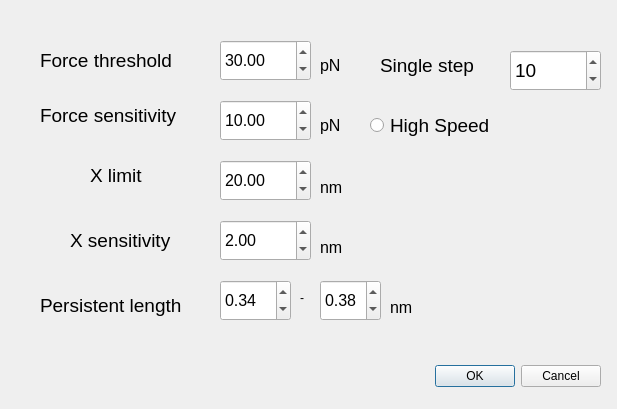
<?xml version="1.0" encoding="UTF-8"?>
<ui version="4.0">
 <class>Dialog</class>
 <widget class="QDialog" name="Dialog">
  <property name="geometry">
   <rect>
    <x>0</x>
    <y>0</y>
    <width>617</width>
    <height>409</height>
   </rect>
  </property>
  <property name="windowTitle">
   <string>Dialog</string>
  </property>
  <widget class="QDialogButtonBox" name="buttonBox">
   <property name="geometry">
    <rect>
     <x>260</x>
     <y>360</y>
     <width>341</width>
     <height>32</height>
    </rect>
   </property>
   <property name="orientation">
    <enum>Qt::Horizontal</enum>
   </property>
   <property name="standardButtons">
    <set>QDialogButtonBox::Cancel|QDialogButtonBox::Ok</set>
   </property>
  </widget>
  <widget class="QLabel" name="label">
   <property name="geometry">
    <rect>
     <x>40</x>
     <y>100</y>
     <width>171</width>
     <height>31</height>
    </rect>
   </property>
   <property name="font">
    <font>
     <family>Arial</family>
     <pointsize>14</pointsize>
    </font>
   </property>
   <property name="text">
    <string>Force sensitivity</string>
   </property>
  </widget>
  <widget class="QLabel" name="label_2">
   <property name="geometry">
    <rect>
     <x>90</x>
     <y>160</y>
     <width>91</width>
     <height>31</height>
    </rect>
   </property>
   <property name="font">
    <font>
     <family>Arial</family>
     <pointsize>14</pointsize>
    </font>
   </property>
   <property name="text">
    <string>X limit</string>
   </property>
  </widget>
  <widget class="QLabel" name="label_3">
   <property name="geometry">
    <rect>
     <x>70</x>
     <y>220</y>
     <width>131</width>
     <height>41</height>
    </rect>
   </property>
   <property name="font">
    <font>
     <family>Arial</family>
     <pointsize>14</pointsize>
    </font>
   </property>
   <property name="text">
    <string>X sensitivity</string>
   </property>
  </widget>
  <widget class="QDoubleSpinBox" name="sens">
   <property name="geometry">
    <rect>
     <x>220</x>
     <y>100</y>
     <width>91</width>
     <height>41</height>
    </rect>
   </property>
   <property name="font">
    <font>
     <family>Arial</family>
     <pointsize>12</pointsize>
    </font>
   </property>
   <property name="maximum">
    <double>500.000000000000000</double>
   </property>
   <property name="singleStep">
    <double>1.000000000000000</double>
   </property>
   <property name="value">
    <double>10.000000000000000</double>
   </property>
  </widget>
  <widget class="QDoubleSpinBox" name="xlimit">
   <property name="geometry">
    <rect>
     <x>220</x>
     <y>160</y>
     <width>91</width>
     <height>41</height>
    </rect>
   </property>
   <property name="font">
    <font>
     <family>Arial</family>
     <pointsize>12</pointsize>
    </font>
   </property>
   <property name="maximum">
    <double>1000.000000000000000</double>
   </property>
   <property name="singleStep">
    <double>5.000000000000000</double>
   </property>
   <property name="value">
    <double>20.000000000000000</double>
   </property>
  </widget>
  <widget class="QDoubleSpinBox" name="xsens">
   <property name="geometry">
    <rect>
     <x>220</x>
     <y>220</y>
     <width>91</width>
     <height>41</height>
    </rect>
   </property>
   <property name="font">
    <font>
     <family>Arial</family>
     <pointsize>12</pointsize>
    </font>
   </property>
   <property name="value">
    <double>2.000000000000000</double>
   </property>
  </widget>
  <widget class="QLabel" name="label_4">
   <property name="geometry">
    <rect>
     <x>320</x>
     <y>110</y>
     <width>72</width>
     <height>31</height>
    </rect>
   </property>
   <property name="font">
    <font>
     <family>Arial</family>
     <pointsize>12</pointsize>
    </font>
   </property>
   <property name="text">
    <string>pN</string>
   </property>
  </widget>
  <widget class="QLabel" name="label_5">
   <property name="geometry">
    <rect>
     <x>320</x>
     <y>180</y>
     <width>72</width>
     <height>15</height>
    </rect>
   </property>
   <property name="font">
    <font>
     <family>Arial</family>
     <pointsize>12</pointsize>
    </font>
   </property>
   <property name="text">
    <string>nm</string>
   </property>
  </widget>
  <widget class="QLabel" name="label_6">
   <property name="geometry">
    <rect>
     <x>320</x>
     <y>240</y>
     <width>72</width>
     <height>15</height>
    </rect>
   </property>
   <property name="font">
    <font>
     <family>Arial</family>
     <pointsize>12</pointsize>
    </font>
   </property>
   <property name="text">
    <string>nm</string>
   </property>
  </widget>
  <widget class="QLabel" name="label_7">
   <property name="geometry">
    <rect>
     <x>40</x>
     <y>40</y>
     <width>181</width>
     <height>41</height>
    </rect>
   </property>
   <property name="font">
    <font>
     <family>Arial</family>
     <pointsize>14</pointsize>
    </font>
   </property>
   <property name="text">
    <string>Force threshold</string>
   </property>
  </widget>
  <widget class="QDoubleSpinBox" name="peakH">
   <property name="geometry">
    <rect>
     <x>220</x>
     <y>40</y>
     <width>91</width>
     <height>41</height>
    </rect>
   </property>
   <property name="font">
    <font>
     <family>Arial</family>
     <pointsize>12</pointsize>
    </font>
   </property>
   <property name="maximum">
    <double>500.000000000000000</double>
   </property>
   <property name="singleStep">
    <double>5.000000000000000</double>
   </property>
   <property name="value">
    <double>30.000000000000000</double>
   </property>
  </widget>
  <widget class="QLabel" name="label_8">
   <property name="geometry">
    <rect>
     <x>320</x>
     <y>50</y>
     <width>72</width>
     <height>31</height>
    </rect>
   </property>
   <property name="font">
    <font>
     <family>Arial</family>
     <pointsize>12</pointsize>
    </font>
   </property>
   <property name="text">
    <string>pN</string>
   </property>
  </widget>
  <widget class="QRadioButton" name="highspeed">
   <property name="geometry">
    <rect>
     <x>370</x>
     <y>110</y>
     <width>161</width>
     <height>31</height>
    </rect>
   </property>
   <property name="font">
    <font>
     <family>Arial</family>
     <pointsize>14</pointsize>
    </font>
   </property>
   <property name="text">
    <string>High Speed</string>
   </property>
  </widget>
  <widget class="QLabel" name="label_9">
   <property name="geometry">
    <rect>
     <x>380</x>
     <y>50</y>
     <width>121</width>
     <height>31</height>
    </rect>
   </property>
   <property name="font">
    <font>
     <family>Arial</family>
     <pointsize>14</pointsize>
    </font>
   </property>
   <property name="text">
    <string>Single step</string>
   </property>
  </widget>
  <widget class="QSpinBox" name="spinBox">
   <property name="geometry">
    <rect>
     <x>510</x>
     <y>50</y>
     <width>91</width>
     <height>41</height>
    </rect>
   </property>
   <property name="font">
    <font>
     <family>Arial</family>
     <pointsize>14</pointsize>
    </font>
   </property>
   <property name="singleStep">
    <number>5</number>
   </property>
   <property name="value">
    <number>10</number>
   </property>
  </widget>
  <widget class="QLabel" name="label_10">
   <property name="geometry">
    <rect>
     <x>40</x>
     <y>290</y>
     <width>191</width>
     <height>31</height>
    </rect>
   </property>
   <property name="font">
    <font>
     <family>Arial</family>
     <pointsize>14</pointsize>
    </font>
   </property>
   <property name="text">
    <string>Persistent length</string>
   </property>
  </widget>
  <widget class="QDoubleSpinBox" name="lp_min">
   <property name="geometry">
    <rect>
     <x>220</x>
     <y>280</y>
     <width>71</width>
     <height>41</height>
    </rect>
   </property>
   <property name="font">
    <font>
     <family>Arial</family>
     <pointsize>12</pointsize>
    </font>
   </property>
   <property name="singleStep">
    <double>0.020000000000000</double>
   </property>
   <property name="value">
    <double>0.340000000000000</double>
   </property>
  </widget>
  <widget class="QLabel" name="label_11">
   <property name="geometry">
    <rect>
     <x>300</x>
     <y>290</y>
     <width>72</width>
     <height>15</height>
    </rect>
   </property>
   <property name="text">
    <string>-</string>
   </property>
  </widget>
  <widget class="QDoubleSpinBox" name="lp_max">
   <property name="geometry">
    <rect>
     <x>320</x>
     <y>280</y>
     <width>61</width>
     <height>41</height>
    </rect>
   </property>
   <property name="font">
    <font>
     <family>Arial</family>
     <pointsize>12</pointsize>
    </font>
   </property>
   <property name="singleStep">
    <double>0.020000000000000</double>
   </property>
   <property name="value">
    <double>0.380000000000000</double>
   </property>
  </widget>
  <widget class="QLabel" name="label_12">
   <property name="geometry">
    <rect>
     <x>390</x>
     <y>300</y>
     <width>72</width>
     <height>15</height>
    </rect>
   </property>
   <property name="font">
    <font>
     <family>Arial</family>
     <pointsize>12</pointsize>
    </font>
   </property>
   <property name="text">
    <string>nm</string>
   </property>
  </widget>
 </widget>
 <resources/>
 <connections>
  <connection>
   <sender>buttonBox</sender>
   <signal>accepted()</signal>
   <receiver>Dialog</receiver>
   <slot>accept()</slot>
   <hints>
    <hint type="sourcelabel">
     <x>248</x>
     <y>254</y>
    </hint>
    <hint type="destinationlabel">
     <x>157</x>
     <y>274</y>
    </hint>
   </hints>
  </connection>
  <connection>
   <sender>buttonBox</sender>
   <signal>rejected()</signal>
   <receiver>Dialog</receiver>
   <slot>reject()</slot>
   <hints>
    <hint type="sourcelabel">
     <x>316</x>
     <y>260</y>
    </hint>
    <hint type="destinationlabel">
     <x>286</x>
     <y>274</y>
    </hint>
   </hints>
  </connection>
 </connections>
</ui>
